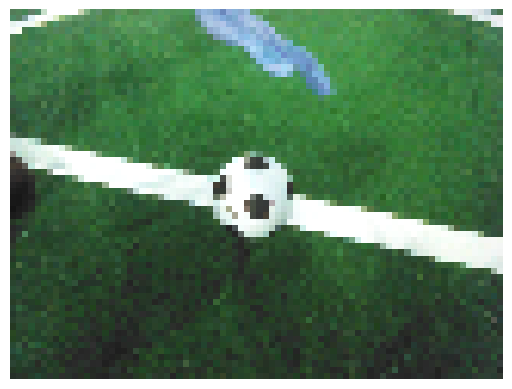

Source code (Python):
import tensorflow as tf
import numpy as np
import matplotlib.pyplot as plt
import matplotlib.patches as patches
from main import annotations_to_yolo_format, YOLOLoss, extract_bounding_boxes
import cv2

# Define the YOLO loss function as previously described

# Configuration
S = 7  # Grid size
B = 1  # Number of bounding boxes per grid cell
C = 2  # Number of classes
lambda_coord = 5
lambda_noobj = 0.5
num_samples = 100
input_shape = (60, 80, 3)
output_shape = (S, S, B * 5 + C)  # Proper output shape: (7 x 7 x 30)

# Define a simple YOLO model with the correct output shape
def simple_yolo_model(S, B, C):
    model = tf.keras.Sequential([
        tf.keras.layers.InputLayer(input_shape=(60, 80, 3)),  # Image input
        tf.keras.layers.Conv2D(16, (3, 3), activation='relu', padding='same'),  # Basic convolution
        tf.keras.layers.MaxPooling2D((2, 2)),  # Simple pooling
        tf.keras.layers.Flatten(),  # Flatten the features
        tf.keras.layers.Dense(256, activation='relu'),  # Intermediate dense layer
        tf.keras.layers.Dense(S * S * (B * 5 + C)),  # Final dense layer for YOLO output
        tf.keras.layers.Reshape((S, S, B * 5 + C))  # Reshape to the YOLO output shape
    ])
    return model

# Instantiate YOLO loss
yolo_loss = YOLOLoss(S, B, C, lambda_coord, lambda_noobj)

# Create the model
model = simple_yolo_model(S, B, C)

# Compile the model with the custom YOLO loss
model.compile(optimizer='adam', loss=yolo_loss, metrics=['accuracy'])

# Dummy data generation (for demonstration; replace with real dataset)


# Random input data (representing images)
img = cv2.imread("0005419.png")
print("img shape", img.shape)
X_train = np.repeat(img[np.newaxis,...], 100, axis=0)
#X_train = np.random.rand(num_samples, *input_shape)

# Random output data (representing YOLO outputs)
Y_train = np.random.rand(num_samples, *output_shape)
print(Y_train.shape)
annotations = [
    [0, 0.4919928550720215, 0.5065828959147135, 0.1762082099914551, 0.23383344014485677]
]
yolo_target = annotations_to_yolo_format(annotations, S, B, C)
print(yolo_target.shape)

# Train the model (with a small number of epochs)
model.fit(X_train, Y_train, epochs=100)

img2 = cv2.imread("0005419.png")
yolo_output = model.predict(np.expand_dims(img2, axis=0))
print(yolo_output.shape)



# Extract bounding boxes
bounding_boxes = extract_bounding_boxes(yolo_output, S, B, C, 0.0)

# Visualization function to plot bounding boxes
def plot_bounding_boxes(input_image, bounding_boxes, grid_size):
    fig, ax = plt.subplots(1)
    # Display the image
    ax.imshow(input_image)
    ax = plt.gca()

    # Draw grid lines (optional, for visualization)
    #for i in range(1, grid_size):
    #    plt.axvline(i / grid_size, color='red', linestyle='--')
    #    plt.axhline(i / grid_size, color='red', linestyle='--')

    # Draw bounding boxes
    for box in bounding_boxes:
        x, y, w, h, confidence = box

        # Determine the grid cell this box belongs to
        cell_x = int(x * grid_size)
        cell_y = int(y * grid_size)

        # Calculate the relative position of the bounding box within the grid cell
        # This positions the bounding box's top-left corner within the corresponding grid cell
        x_center = (x - 0.5) / grid_size + cell_x / grid_size
        y_center = (y - 0.5) / grid_size + cell_y / grid_size
        x_min = x_center - w / 2 / grid_size
        y_min = y_center - h / 2 / grid_size
        
        # Create a rectangle patch
        rect = patches.Rectangle(
            (x_min, y_min),
            w / grid_size,
            h / grid_size,
            linewidth=1,
            edgecolor='blue',
            facecolor='none'
        )
        ax.add_patch(rect)

    plt.axis('off')  # Optionally hide axis
    plt.savefig("test.png", bbox_inches='tight', pad_inches=0.1)  # Save with minimal padding
    plt.close(fig)  # Close the figure to free memory

# Plot bounding boxes
plot_bounding_boxes(img2, bounding_boxes, S)